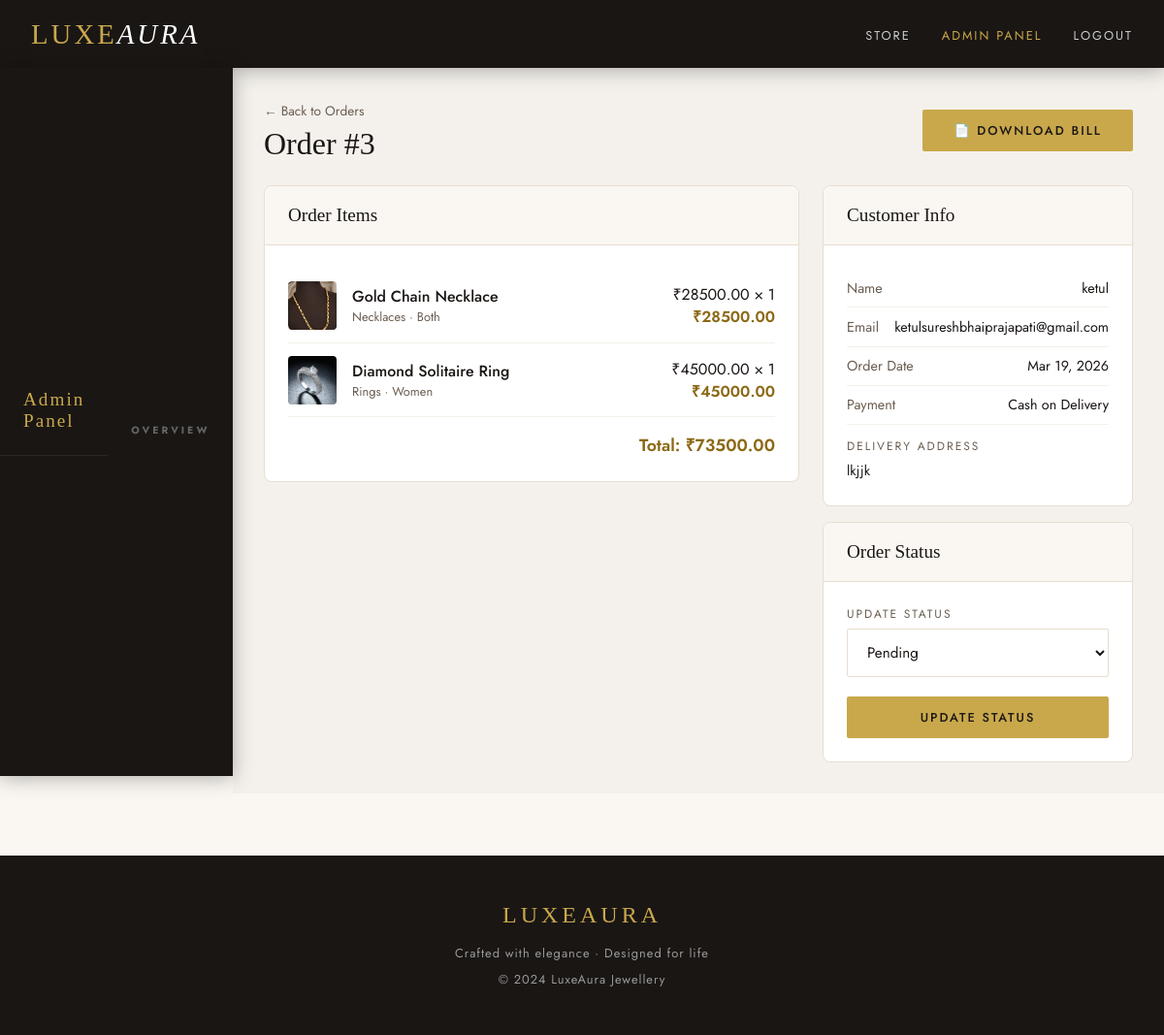
Screenshot of /admin-panel/orders/3/ (signed in) with the database file from the repository.
### store/models.py (models this page shows, shortened)
class Order(models.Model):
    STATUS_CHOICES = (
        ('Pending', 'Pending'),
        ('Shipped', 'Shipped'),
        ('Delivered', 'Delivered'),
    )
    user = models.ForeignKey(User, on_delete=models.CASCADE, related_name='orders')
    total_price = models.DecimalField(max_digits=10, decimal_places=2)
    address = models.TextField()
    status = models.CharField(max_length=20, choices=STATUS_CHOICES, default='Pending')
    payment_method = models.CharField(max_length=30, default='Demo Card')
    payment_id = models.CharField(max_length=30, blank=True, default='')
    created_at = models.DateTimeField(auto_now_add=True)

class OrderItem(models.Model):
    order = models.ForeignKey(Order, on_delete=models.CASCADE, related_name='items')
    product = models.ForeignKey(Product, on_delete=models.CASCADE)
    quantity = models.PositiveIntegerField(default=1)
    price = models.DecimalField(max_digits=10, decimal_places=2)
    def subtotal(self):
        return self.quantity * self.price

class Product(models.Model):
    FOR_WHOM_CHOICES = (
        ('Women', 'Women'),
        ('Men', 'Men'),
        ('Both', 'Both'),
    )
    name = models.CharField(max_length=255)
    category = models.ForeignKey(Category, on_delete=models.CASCADE, related_name='products')
    description = models.TextField()
    price = models.DecimalField(max_digits=10, decimal_places=2)
    image = models.ImageField(upload_to='products/', blank=True, null=True)
    stock = models.PositiveIntegerField(default=0)
    for_whom = models.CharField(max_length=10, choices=FOR_WHOM_CHOICES, default='Both')
    created_at = models.DateTimeField(auto_now_add=True)

class Category(models.Model):
    name = models.CharField(max_length=255)
    class Meta:
        verbose_name_plural = "Categories"

### store/views.py (the view)
    def wrapper(request, *args, **kwargs):
        if not request.user.is_authenticated:
            return redirect('login')
        if not request.user.is_staff:
            messages.error(request, 'Access denied. Admin only.')
            return redirect('home')
        return view_func(request, *args, **kwargs)

### store/views.py (called while the page is built)
def staff_required(view_func):
    def wrapper(request, *args, **kwargs):
        if not request.user.is_authenticated:
            return redirect('login')
        if not request.user.is_staff:
            messages.error(request, 'Access denied. Admin only.')
            return redirect('home')
        return view_func(request, *args, **kwargs)
    return wrapper

@staff_required
def admin_order_detail(request, order_id):
    order = get_object_or_404(Order, id=order_id)
    return render(request, 'admin_order_detail.html', {'order': order})

### templates/admin_order_detail.html (shortened to what this page needs)
{% extends 'base.html' %}
{% block content %}
<div class="admin-layout">
    <nav class="admin-sidebar">
        <div style="padding: 0 1.5rem 1.5rem; border-bottom: 1px solid rgba(255,255,255,0.08);">
            <div style="font-family:'Cormorant Garamond',serif;font-size:1.2rem;color:var(--gold);letter-spacing:2px;">Admin Panel</div>
        </div>
        <h4>Overview</h4>
    </nav>
    <div class="admin-main">
        <div style="display:flex;justify-content:space-between;align-items:center;margin-bottom:1.5rem">
            <div>
                <a href="{% url 'admin_orders' %}" style="color:var(--mid);text-decoration:none;font-size:0.85rem">← Back to Orders</a>
                <h1 style="font-family:'Cormorant Garamond',serif;font-size:2rem;font-weight:400;margin-top:0.3rem">Order #{{ order.id }}</h1>
            </div>
            <div style="display:flex;gap:0.7rem">
                <a href="{% url 'admin_download_bill' order.id %}" class="btn btn-gold">📄 Download Bill</a>
            </div>
        </div>
        <div class="order-detail-grid">
            <div>
                <div class="detail-card" style="margin-bottom:1.5rem">
                    <div class="detail-card-header"><h3>Order Items</h3></div>
                    <div class="detail-card-body">
                        {% for item in order.items.all %}
                        <div class="item-row">
                            {% if item.product.image %}
                            <img src="{{ item.product.image.url }}" class="item-img" alt="{{ item.product.name }}">
                            {% else %}
                            <div class="item-img-placeholder">💍</div>
                            {% endif %}
                            <div style="flex:1">
                                <div style="font-weight:500">{{ item.product.name }}</div>
                                <div style="font-size:0.8rem;color:var(--mid)">{{ item.product.category.name }} · {{ item.product.for_whom }}</div>
                            </div>
                            <div style="text-align:right">
                                <div>₹{{ item.price }} × {{ item.quantity }}</div>
                                <div style="font-weight:600;color:var(--gold-dark)">₹{{ item.subtotal }}</div>
                            </div>
                        </div>
                        {% endfor %}
                        <div style="display:flex;justify-content:flex-end;padding-top:1rem;font-size:1.1rem;font-weight:600;color:var(--gold-dark)">
                            Total: ₹{{ order.total_price }}
                        </div>
                    </div>
                </div>
            </div>
            <div>
                <div class="detail-card" style="margin-bottom:1rem">
                    <div class="detail-card-header"><h3>Customer Info</h3></div>
                    <div class="detail-card-body">
                        <div class="info-row"><span>Name</span><span>{{ order.user.username }}</span></div>
                        <div class="info-row"><span>Email</span><span>{{ order.user.email }}</span></div>
                        <div class="info-row"><span>Order Date</span><span>{{ order.created_at|date:"M d, Y" }}</span></div>
                        <div class="info-row"><span>Payment</span><span>Cash on Delivery</span></div>
                        <div style="margin-top:0.8rem">
                            <div style="font-size:0.75rem;color:var(--mid);letter-spacing:2px;text-transform:uppercase;margin-bottom:0.3rem">Delivery Address</div>
                            <div style="font-size:0.9rem;line-height:1.6">{{ order.address }}</div>
                        </div>
                    </div>
                </div>
                <div class="detail-card">
                    <div class="detail-card-header"><h3>Order Status</h3></div>
                    <div class="detail-card-body">
                        <form method="POST" action="{% url 'admin_update_order_status' order.id %}">
                            <div class="form-group">
                                <label>Update Status</label>
                                <select name="status" class="form-select">
                                    <option value="Pending" {% if order.status == 'Pending' %}selected{% endif %}>Pending</option>
                                </select>
                            </div>
                            <button type="submit" class="btn btn-gold" style="width:100%;text-align:center">Update Status</button>
                        </form>
                    </div>
                </div>
            </div>
        </div>
    </div>
</div>
{% endblock %}

### templates/base.html (style rules this page uses)
:root { --gold: #C9A84C; --gold-light: #E8C97A; --gold-dark: #8B6914; --cream: #FAF7F2; --dark: #1A1614; --charcoal: #2D2926; --mid: #6B5E52; --light-border: #E8DDD0; }
* { margin: 0; padding: 0; box-sizing: border-box; }
body { font-family: 'Jost', sans-serif; background: var(--cream); color: var(--dark); }
nav { background: var(--dark); padding: 0 2rem; display: flex; align-items: center; justify-content: space-between; height: 70px; position: sticky; top: 0; z-index: 1000; box-shadow: 0 2px 20px rgba(0,0,0,0.3); }
.btn { display: inline-block; padding: 0.75rem 2rem; font-size: 0.8rem; letter-spacing: 2px; text-transform: uppercase; font-family: 'Jost', sans-serif; cursor: pointer; border: none; text-decoration: none; transition: all 0.3s; border-radius: 2px; }
.btn-gold { background: var(--gold); color: var(--dark); font-weight: 500; }
.form-group { margin-bottom: 1.2rem; }
.form-group label { display: block; font-size: 0.75rem; letter-spacing: 2px; text-transform: uppercase; color: var(--mid); margin-bottom: 0.4rem; }
.form-control, .form-select { width: 100%; padding: 0.75rem 1rem; border: 1px solid var(--light-border); background: #fff; font-family: 'Jost', sans-serif; font-size: 0.95rem; color: var(--dark); outline: none; transition: border-color 0.3s; border-radius: 2px; }

### templates/admin_order_detail.html (style rules this page uses)
.admin-layout { display: grid; grid-template-columns: 240px 1fr; min-height: calc(100vh - 70px); }
.admin-sidebar { background: var(--dark); padding: 2rem 0; position: sticky; top: 70px; height: calc(100vh - 70px); overflow-y: auto; }
.admin-sidebar h4 { font-size: 0.65rem; letter-spacing: 3px; text-transform: uppercase; color: #666; padding: 0 1.5rem; margin: 1.5rem 0 0.5rem; }
.admin-main { padding: 2rem; background: #f4f1ec; }
.order-detail-grid { display: grid; grid-template-columns: 1fr 320px; gap: 1.5rem; }
.detail-card { background: #fff; border: 1px solid var(--light-border); border-radius: 8px; overflow: hidden; }
.detail-card-header { padding: 1.2rem 1.5rem; border-bottom: 1px solid var(--light-border); background: #faf7f2; }
.detail-card-header h3 { font-family: 'Cormorant Garamond', serif; font-size: 1.2rem; font-weight: 400; }
.detail-card-body { padding: 1.5rem; }
.info-row { display: flex; justify-content: space-between; padding: 0.6rem 0; border-bottom: 1px solid #f5f0ea; font-size: 0.9rem; }
.info-row span:first-child { color: var(--mid); }
.item-row { display: flex; align-items: center; gap: 1rem; padding: 0.8rem 0; border-bottom: 1px solid #f5f0ea; }
.item-img { width: 50px; height: 50px; object-fit: cover; border-radius: 4px; }

### rows the page displays
Order: id "3", total_price "73500.00", user.username "ketul", user.email "ketulsureshbhaiprajapati@gmail.com", created_at "Mar 19, 2026", address "lkjjk", status "Pending"
OrderItem: product.image (picture), product.name "Gold Chain Necklace", product.category.name "Necklaces", product.for_whom "Both", price "28500.00", quantity "1", subtotal "28500.00"
OrderItem: product.image (picture), product.name "Diamond Solitaire Ring", product.category.name "Rings", product.for_whom "Women", price "45000.00", quantity "1", subtotal "45000.00"
